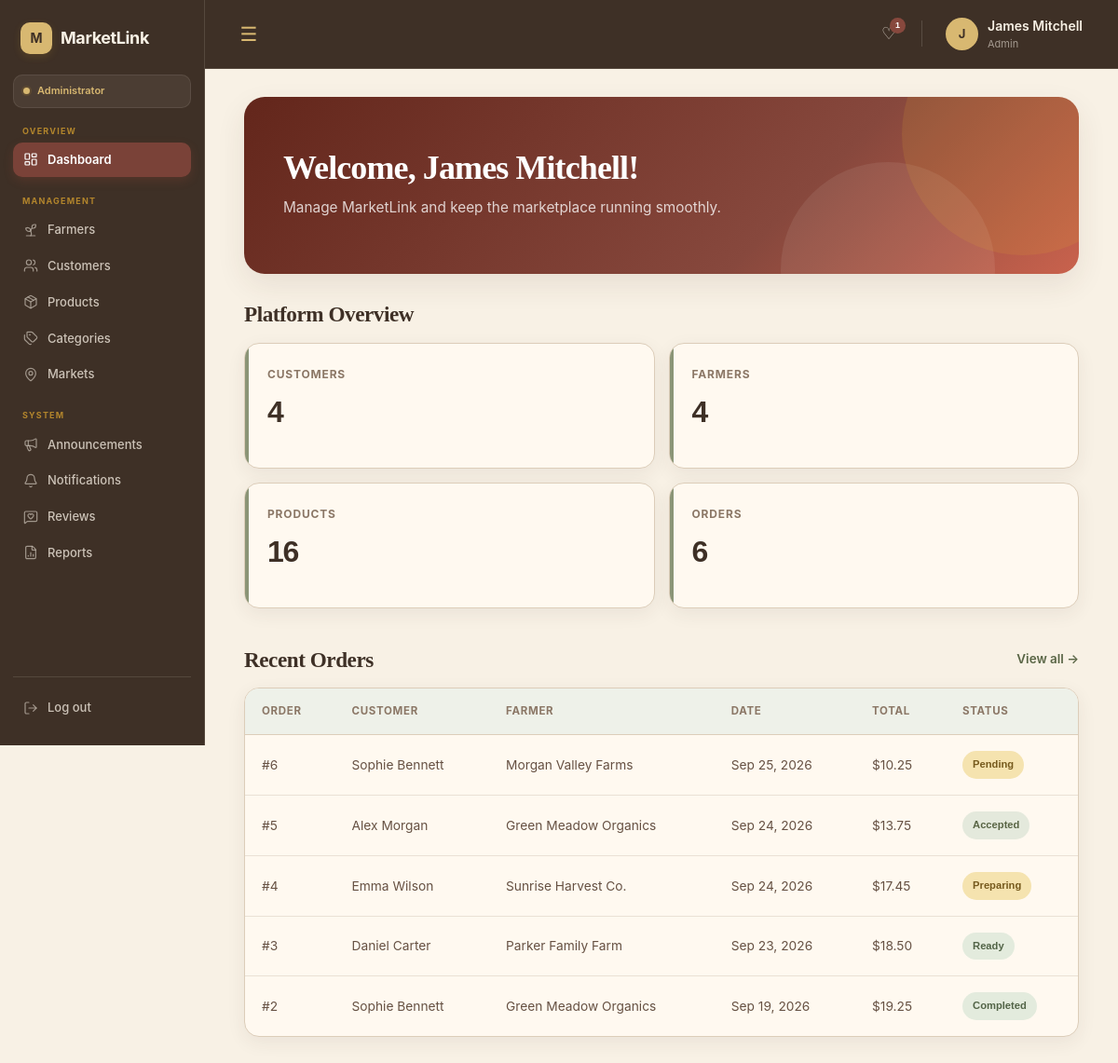
Screenshot of /admin/dashboard.php (signed in) with the database file from the repository.
### tables this page shows
CREATE TABLE `orders` (
  `id` int(10) UNSIGNED NOT NULL,
  `customer_id` int(10) UNSIGNED NOT NULL,
  `farmer_id` int(10) UNSIGNED NOT NULL,
  `market_id` int(10) UNSIGNED NOT NULL,
  `pickup_slot_id` int(10) UNSIGNED NOT NULL,
  `status` enum('pending','accepted','preparing','ready','completed','cancelled') NOT NULL DEFAULT 'pending',
  `subtotal` decimal(10,2) NOT NULL DEFAULT 0.00,
  `notes` text DEFAULT NULL,
  `created_at` timestamp NOT NULL DEFAULT current_timestamp(),
  `updated_at` timestamp NOT NULL DEFAULT current_timestamp() ON UPDATE current_timestamp()
);

CREATE TABLE `users` (
  `id` int(10) UNSIGNED NOT NULL,
  `name` varchar(100) NOT NULL,
  `email` varchar(150) NOT NULL,
  `password_hash` varchar(255) NOT NULL,
  `phone` varchar(30) DEFAULT NULL,
  `address` varchar(255) DEFAULT NULL,
  `role` enum('customer','farmer','admin') NOT NULL DEFAULT 'customer',
  `status` enum('active','inactive','suspended') NOT NULL DEFAULT 'active',
  `created_at` timestamp NOT NULL DEFAULT current_timestamp(),
  `updated_at` timestamp NOT NULL DEFAULT current_timestamp() ON UPDATE current_timestamp()
);

CREATE TABLE `farmers` (
  `id` int(10) UNSIGNED NOT NULL,
  `user_id` int(10) UNSIGNED NOT NULL,
  `stall_name` varchar(150) NOT NULL,
  `contact_person` varchar(100) DEFAULT NULL,
  `description` text DEFAULT NULL,
  `address` varchar(255) DEFAULT NULL,
  `latitude` decimal(10,8) DEFAULT NULL,
  `longitude` decimal(11,8) DEFAULT NULL,
  `approval_status` enum('pending','approved','rejected') NOT NULL DEFAULT 'pending',
  `created_at` timestamp NOT NULL DEFAULT current_timestamp(),
  `updated_at` timestamp NOT NULL DEFAULT current_timestamp() ON UPDATE current_timestamp()
);

### includes/functions.php (called while the page is built, shortened)
<?php
function e($value): string
{
    return htmlspecialchars(
        (string) $value,
        ENT_QUOTES,
        'UTF-8'
    );
}
function formatPrice(float|int $price): string
{
    return number_format($price, 2);
}
function formatDate(string $date): string
{
    return date('M d, Y', strtotime($date));
}

### admin/dashboard.php (the view, shortened to what this page needs)
<?php
require_once __DIR__ . '/../includes/include.php';
$stats = [
    'customers' => 0,
    'farmers' => 0,
    'pending_farmers' => 0,
    'products' => 0,
    'pending_products' => 0,
    'orders' => 0
];
$stmt = $conn->prepare("
    SELECT COUNT(*)
    FROM users
    WHERE role = 'customer'
");
$stmt->execute();
$stmt->bind_result($stats['customers']);
$stmt = $conn->prepare("
    SELECT COUNT(*)
    FROM farmers
    WHERE approval_status = 'approved'
");
$stmt->execute();
$stmt->bind_result($stats['farmers']);
$stmt = $conn->prepare("
    SELECT COUNT(*)
    FROM products
    WHERE moderation_status = 'approved'
");
$stmt->execute();
$stmt->bind_result($stats['products']);
$stmt = $conn->prepare("
    SELECT COUNT(*)
    FROM orders
");
$stmt->execute();
$stmt->bind_result($stats['orders']);
$recent_orders = [];
$stmt = $conn->prepare("
    SELECT
        o.id,
        u.name AS customer_name,
        f.stall_name,
        o.status,
        o.subtotal,
        o.created_at
    FROM orders o
    JOIN users u
        ON o.customer_id = u.id
    JOIN farmers f
        ON o.farmer_id = f.id
    ORDER BY o.created_at DESC
    LIMIT 5
");
$stmt->execute();
$result = $stmt->get_result();
while ($row = $result->fetch_assoc()) {
    $recent_orders[] = $row;
}
?>
<!DOCTYPE html>
<html lang="en">
<head>
    <link rel="stylesheet" href="../assets/css/base.css">
    <link rel="stylesheet" href="../assets/css/navbar.css">
    <link rel="stylesheet" href="../assets/css/sidebar.css">
    <link rel="stylesheet" href="../assets/css/dashboard.css">
</head>
<body>
    <?php include __DIR__ . '/../includes/navbar.php'; ?>
    <?php include __DIR__ . '/../includes/sidebar.php'; ?>
    <main class="main-content">
        <section class="welcome">
            <div>
                <h1>
                    Welcome,
                    <?= e($_SESSION['name']) ?>!
                </h1>
                <p>
                    Manage MarketLink and keep the marketplace running smoothly.
                </p>
            </div>
        </section>
        <section class="dashboard-section">
            <div class="section-heading">
                <h2>
                    Platform Overview
                </h2>
            </div>
            <div class="admin-stats-grid">
                <div class="admin-stat-card">
                    <span class="admin-stat-label">
                        Customers
                    </span>
                    <strong class="admin-stat-value">
                        <?= (int) $stats['customers'] ?>
                    </strong>
                </div>
                <div class="admin-stat-card">
                    <span class="admin-stat-label">
                        Farmers
                    </span>
                    <strong class="admin-stat-value">
                        <?= (int) $stats['farmers'] ?>
                    </strong>
                </div>
                <div class="admin-stat-card">
                    <span class="admin-stat-label">
                        Products
                    </span>
                    <strong class="admin-stat-value">
                        <?= (int) $stats['products'] ?>
                    </strong>
                </div>
                <div class="admin-stat-card">
                    <span class="admin-stat-label">
                        Orders
                    </span>
                    <strong class="admin-stat-value">
                        <?= (int) $stats['orders'] ?>
                    </strong>
                </div>
            </div>
        </section>
        <section class="dashboard-section">
            <div class="section-heading">
                <h2>
                    Recent Orders
                </h2>
                <a href="orders.php">
                    View all →
                </a>
            </div>
            <?php if (empty($recent_orders)): ?>
                <div class="dashboard-placeholder">
                    <p>
                        No orders have been placed yet.
                    </p>
                </div>
            <?php else: ?>
                <div class="orders-table-wrapper">
                    <table class="orders-table">
                        <thead>
                            <tr>
                                <th>
                                    Order
                                </th>
                                <th>
                                    Customer
                                </th>
                                <th>
                                    Farmer
                                </th>
                                <th>
                                    Date
                                </th>
                                <th>
                                    Total
                                </th>
                                <th>
                                    Status
                                </th>
                            </tr>
                        </thead>
                        <tbody>
                            <?php foreach ($recent_orders as $order): ?>
                                <tr>
                                    <td>
                                        #<?= (int) $order['id'] ?>
                                    </td>
                                    <td>
                                        <?= e(
                                            $order['customer_name']
                                        ) ?>
                                    </td>
                                    <td>
                                        <?= e(
                                            $order['stall_name']
                                        ) ?>
                                    </td>
                                    <td>
                                        <?=
                                        formatDate($order['created_at'])
                                         ?>
                                    </td>
                                    <td>
                                        $<?=
                                         formatPrice($order['subtotal'])
                                           ?>
                                    </td>
                                    <td>
                                        <span
                                            class="order-status <?= e(
                                                $order['status']
                                            ) ?>"
                                        >
                                            <?=
                                                e(
                                                    ucfirst(
                                                    $order['status']
                                                )
                                            ) ?>
                                        </span>
                                    </td>
                                </tr>
                            <?php endforeach; ?>
                        </tbody>
                    </table>
                </div>
            <?php endif; ?>
        </section>
    </main>
</body>
</html>

### rows the page displays
orders: id "6", customer.name "Sophie Bennett", farmer.stall_name "Morgan Valley Farms", created_at "Sep 25, 2026", subtotal "10.25", status "Pending"
orders: id "5", customer.name "Alex Morgan", farmer.stall_name "Green Meadow Organics", created_at "Sep 24, 2026", subtotal "13.75", status "Accepted"
orders: id "4", customer.name "Emma Wilson", farmer.stall_name "Sunrise Harvest Co.", created_at "Sep 24, 2026", subtotal "17.45", status "Preparing"
orders: id "3", customer.name "Daniel Carter", farmer.stall_name "Parker Family Farm", created_at "Sep 23, 2026", subtotal "18.50", status "Ready"
orders: id "2", customer.name "Sophie Bennett", farmer.stall_name "Green Meadow Organics", created_at "Sep 19, 2026", subtotal "19.25", status "Completed"

### other values shown
$notification_count "1"
$_SESSION['name'] "James Mitchell"
$_SESSION['role'] "Admin"
$stats['customers'] "4"
$stats['farmers'] "4"
$stats['products'] "16"
$stats['orders'] "6"
